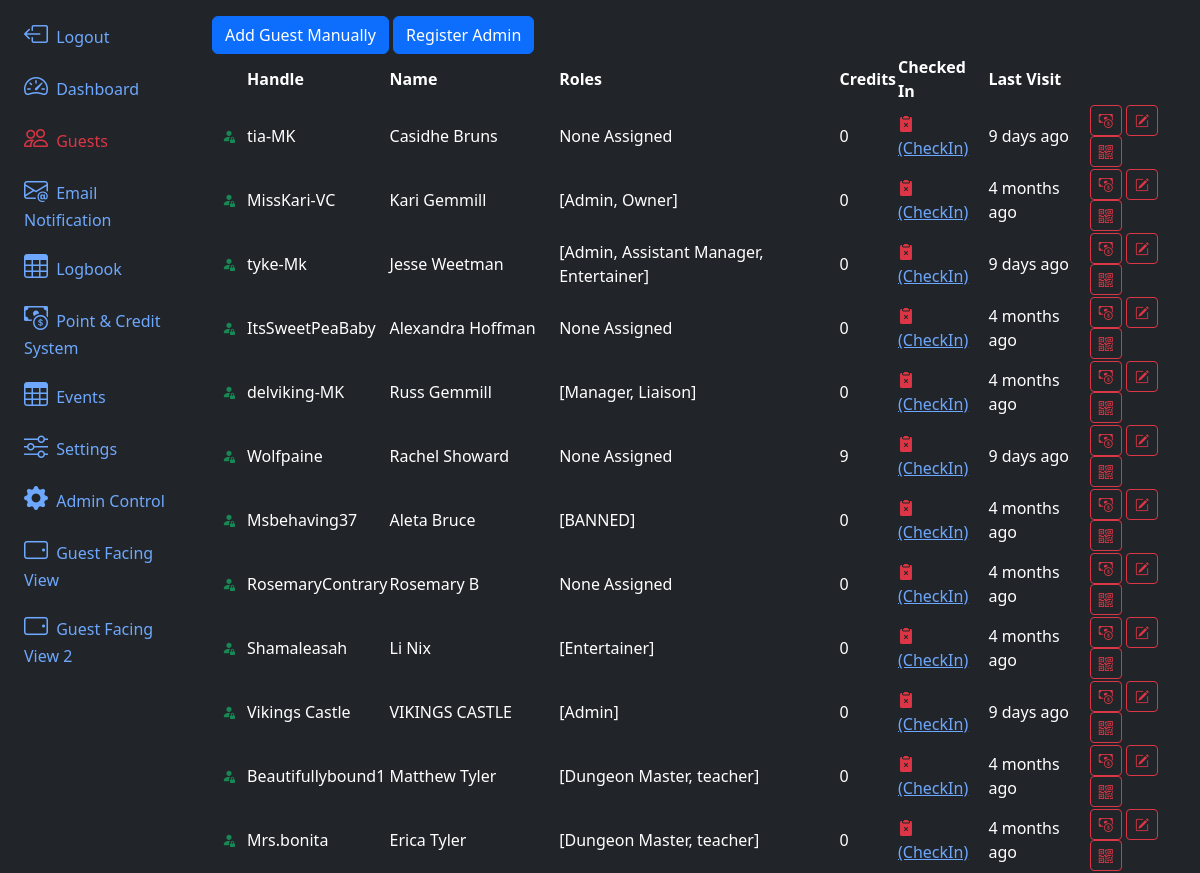
Page /guests/ (upper part) on the earlier database version.
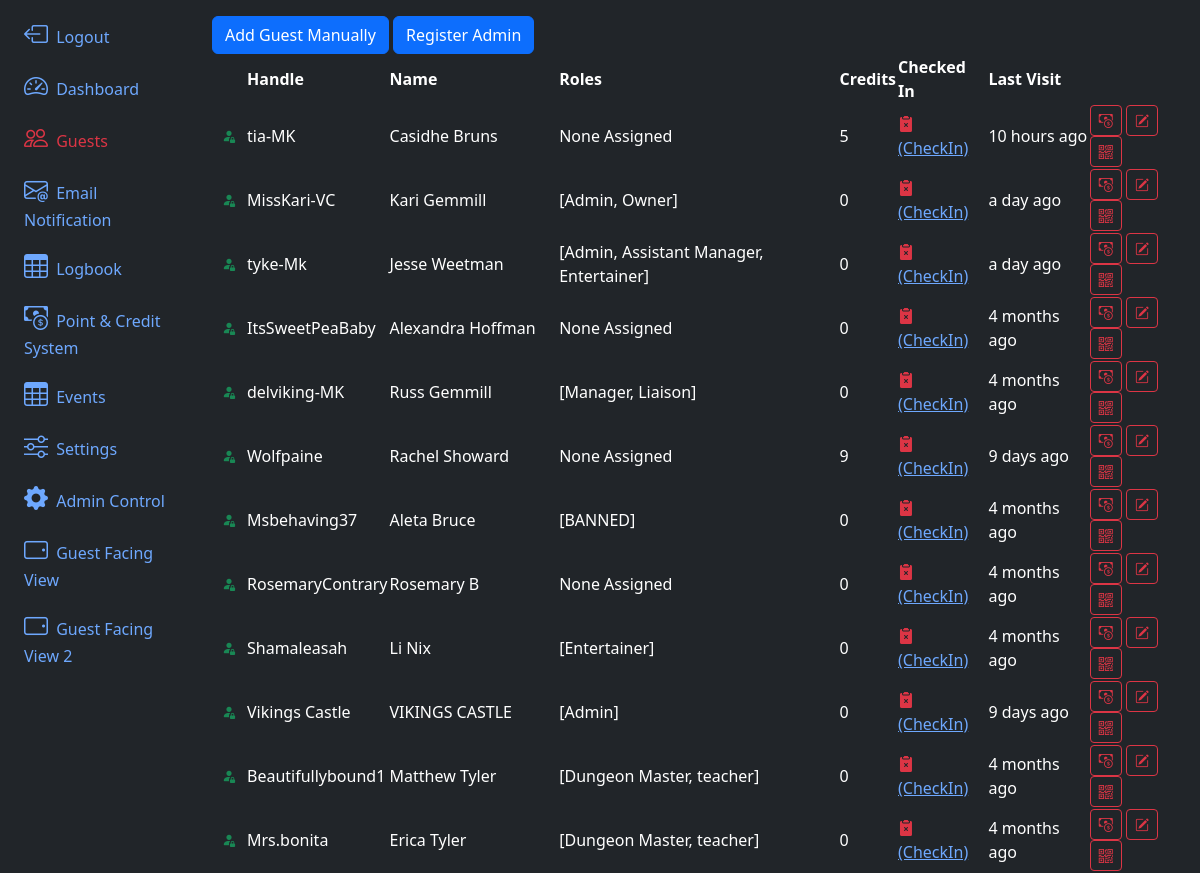
Same page on the later database version.
### app/models.py (models this page shows, shortened)
@dataclass
class Guest(db.Model, UserMixin):
    id:int = db.Column(db.Integer, primary_key=True)
    uuid:str  = db.Column(db.String, unique=True, name="uuid")
    fetUsername:str  = db.Column(db.String(100) )
    name:str  = db.Column(db.String(100), nullable=False)
    email:str  = db.Column(db.String(200), nullable=False)
    phone:str  = db.Column(db.String(20))
    checkin_blocked:bool = db.Column(db.Boolean(), default=False)
    password:str  = db.Column(db.String(255))
    allow_qrcode_refresh:bool = db.Column(db.Boolean(), default=True)
    roles = db.relationship('Role', backref=db.backref('guests'), secondary=guest_role)
    performs = db.relationship('Addon', backref='guests', secondary='guest_addons')
    termsCheck:bool = db.Column(db.Boolean(), default=False)
    termsDate = db.Column(db.DateTime(timezone=True), server_default=func.now())
    credit = db.relationship('GuestCredit',backref='guest')
    logbook = db.relationship('Guestlog', backref='guest')
    checkedIn:bool = db.Column(db.Boolean(), default=False)
    lastVisit = db.Column(db.DateTime(timezone=True), server_default=None)
    lastCheckOut = db.Column(db.DateTime(timezone=True), server_default=None)
    created_at = db.Column(db.DateTime(timezone=True), server_default=func.now())

@dataclass
class GuestCredit(db.Model):
    id:int = db.Column(db.Integer, primary_key=True)
    lastUpdate = db.Column(db.DateTime(timezone=True), server_default=None)
    guest_id = db.Column(db.Integer, db.ForeignKey('guest.id'), nullable=False)
    points:int  = db.Column(db.Integer, nullable=False, default=0)
    generalAmount:int  = db.Column(db.Integer, nullable=False, default=0)
    specialEventAmount:int  = db.Column(db.Integer, nullable=False, default=0)
    privateSessionAmount:int  = db.Column(db.Integer, nullable=False, default=0)

@dataclass
class Role(db.Model):
    id:int = db.Column(db.Integer, primary_key=True)
    name:str  = db.Column(db.String(100))
    description:str  = db.Column(db.String(200))
    permissions:str  = db.Column(db.String(200))
    skip_payment_at_checkin:bool = db.Column(db.Boolean(), default=False)
    skip_tos_update_at_checkin:bool = db.Column(db.Boolean(), default=False)
    allow_login_to_backoffice:bool = db.Column(db.Boolean(), default=False)
    allow_password_reset:bool = db.Column(db.Boolean(), default=False)
    notify_staff_on_checkin:bool = db.Column(db.Boolean(), default=False)
    auto_checkout_on_event_end:bool = db.Column(db.Boolean(), default=False)
    def __repr__(self):
        return f'{self.name}'

### app/routes.py (the view, shortened to what this page needs)
@app.route('/guests/', methods=['GET', 'POST'])
def guests():
    return render_template('guests.html', guests=Guest.query.all())

### app/__init__.py (called while the page is built)
@app.template_filter('get_general_credits')
def get_general_credits(credit):
    return sum(x.generalAmount for x in credit)

### app/templates/guests.html (shortened to what this page needs)
{% extends 'layout.html' %}
{% block content %}
<div>
    <button type="button" class="btn btn-primary" data-bs-toggle="modal" data-bs-target="#registerModal"
        data-bs-mode="new">
        Add Guest Manually
    </button>
    <a href="/registerAdmin"><button type="button" class="btn btn-primary">Register Admin</button></a>
</div>
<table class="table-dark rounded-3 overflow-hidden" data-toggle="table">
    <thead>
        <tr>
            <th scope="col"></th>
            <th data-sortable="true" scope="col">Handle</th>
            <th data-sortable="true" scope="col" class='d-none d-md-table-cell'>Name</th>
            <th data-sortable="true" scope="col" class='d-none d-lg-table-cell'>Roles</th>
            <th data-sortable="true" scope="col" class='d-none d-xl-table-cell'>Credits</th>
            <th data-sortable="true" scope="col">Checked In</th>
            <th data-sortable="true" scope="col">Last Visit</th>
            <th data-align="right" scope="col"></th>
        </tr>
    </thead>
    <tbody>
        {% for guest in guests %}
        <tr>
            <td>
                <button type="button" class="btn btn-sm" data-bs-mode="edit" data-bs-uuid="{{guest.id}}">
                    {% if guest.checkin_blocked == None %}
                    <i class="bi bi-person-fill-lock text-success"></i>
                    {% elif guest.checkin_blocked == False %}
                    <i class="bi bi-person-fill-lock text-success"></i>
                    {% else %}
                    <i class="bi bi-person-fill-lock text-danger"></i>
                    {% endif %}
                </button>
            </td>
            <td>{{guest.fetUsername}}</td>
            <td class='d-none d-md-table-cell'>{{guest.name}}</td>
            {% if guest.roles %}
            <td class='d-none d-lg-table-cell'>{{guest.roles}}</td>
            {% else %}
            <td class='d-none d-lg-table-cell'>None Assigned</th>
                {% endif %}
            <td class='d-none d-xl-table-cell'>{{guest.credit | get_general_credits }}</td>
            {% if guest.checkedIn %}
            <td class='d-none d-lg-table-cell'><i class="bi bi-clipboard2-check-fill text-success"></i> <a
                    href="/checkOut/{{guest.id}}/Manually?next=%2Fguests">(CheckOut)</a></td>
            {% else %}
            <td class='d-none d-lg-table-cell'><i class="bi bi-clipboard2-x-fill text-danger"></i> <a
                    href="/checkIn/{{guest.id}}/Manually?next=%2Fguests">(CheckIn)</a></td>
            {% endif %}
            {% if guest.lastVisit %}
            <td>{{ moment(guest.lastVisit).fromNow() }}</td>
            {% else %}
            <td>Never</td>
            {% endif %}
            <td>
                <a  href="/guestCredit/{{guest.id}}"><button type="button" data-bs-toggle="tooltip" data-bs-title="Credit Page" class="btn btn-sm btn-outline-danger"><i
                            class="bi bi-cash-coin"></i></button></a>
                <button type="button" class="btn btn-sm btn-outline-danger" data-bs-toggle="modal"
                    data-bs-target="#registerModal" data-bs-mode="edit" data-bs-uuid="{{guest.id}}"><i
                        class="bi bi-pencil-square"></i></button>
                <button type="button" class="btn btn-sm btn-outline-danger" data-bs-toggle="modal"
                    data-bs-target="#qrModal" data-bs-qr="{{guest.uuid}}"><i class="bi bi-qr-code"></i></button>
            </td>
        </tr>
        {% endfor %}
    </tbody>
</table>
{% endblock content %}

Differences in the rows shown:
changed Guest "tia-MK": credit|get_general_credits "0" → "5"; lastVisit "9 days ago" → "10 hours ago"
changed Guest "MissKari-VC": lastVisit "4 months ago" → "a day ago"
changed Guest "tyke-Mk": lastVisit "9 days ago" → "a day ago"
